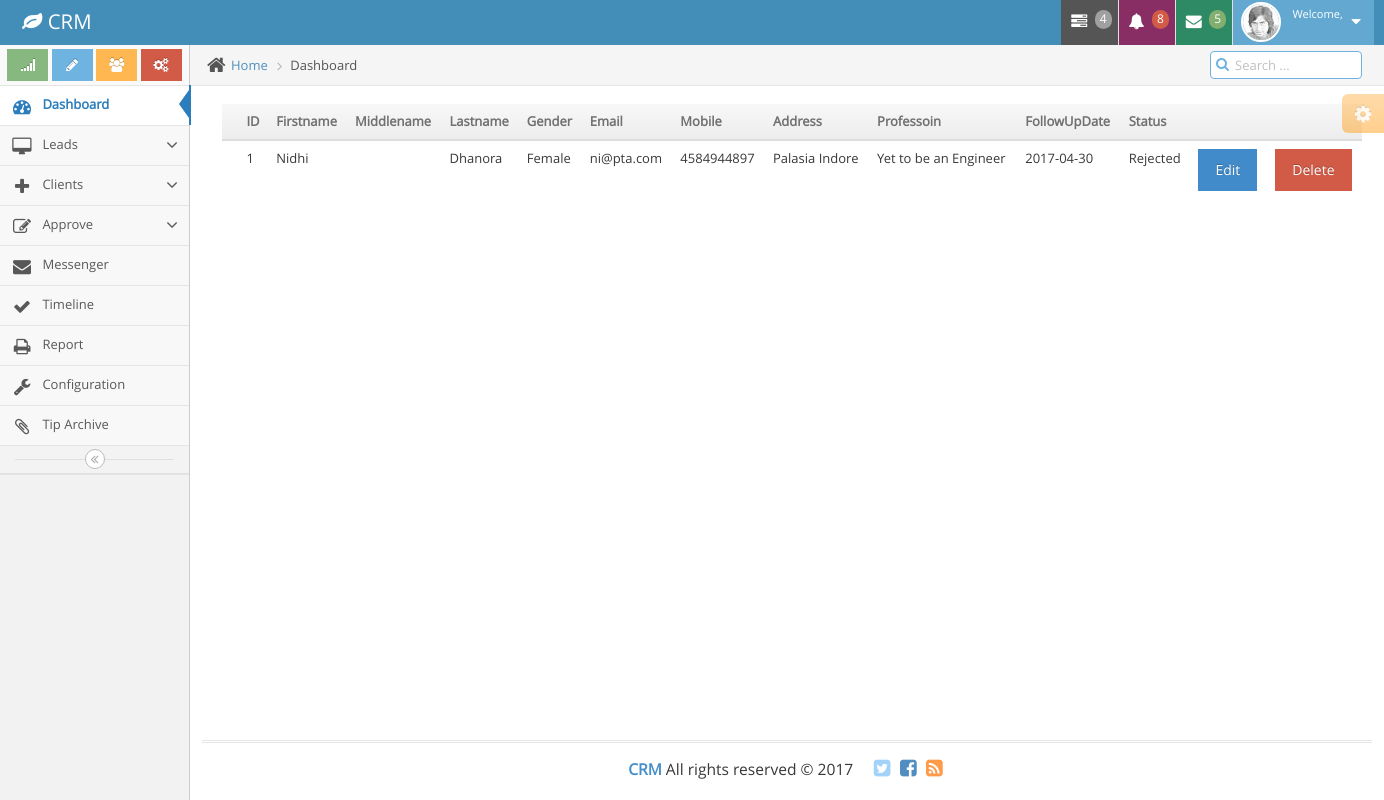
/index.php/clients/view_expired_clients, run on an earlier commit of the app's database.
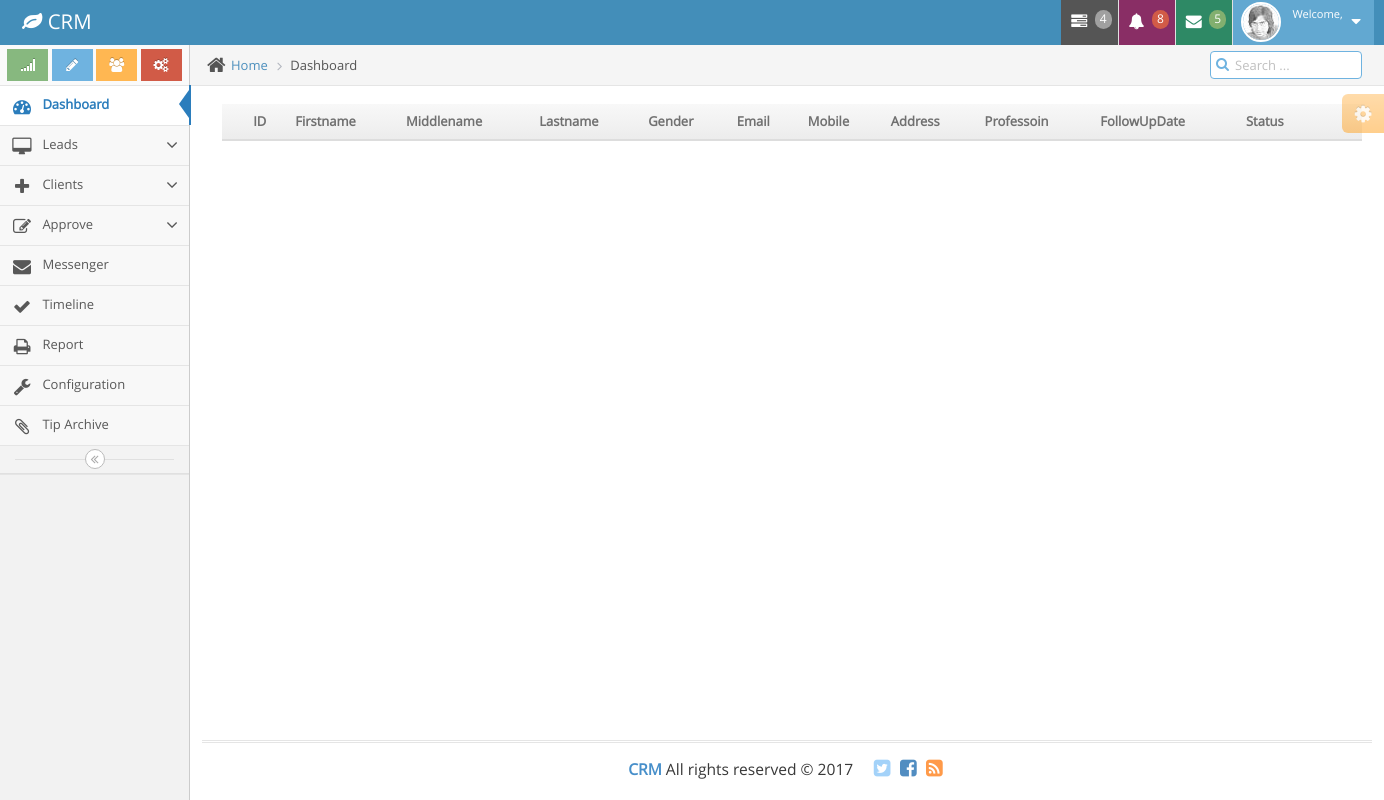
And on a later commit of the database.
### tables this page shows
CREATE TABLE `client` (
  `client_id` int(11) NOT NULL,
  `first_name` varchar(50) NOT NULL,
  `middle_name` varchar(50) DEFAULT NULL,
  `last_name` varchar(50) NOT NULL,
  `gender` varchar(10) NOT NULL,
  `email` varchar(100) DEFAULT NULL,
  `mobile` varchar(10) NOT NULL,
  `status` varchar(15) NOT NULL DEFAULT 'no status',
  `address` varchar(1000) DEFAULT NULL,
  `profession` varchar(100) DEFAULT NULL,
  `follow_up_date` date DEFAULT NULL,
  `active` varchar(10) NOT NULL DEFAULT 'no',
  `assigned` varchar(10) NOT NULL DEFAULT 'no',
  `disposed` varchar(10) NOT NULL DEFAULT 'no'
);

### application/controllers/Clients.php (called while the page is built, shortened)
<?php
class Clients extends CI_Controller {
	public function view_expired_clients()
	{
			$data   = array();
        $this->load->model('LeadModel');
        $this->load->helper('url');
        $data['result'] = $this->LeadModel->get_expired_leads();
		$this->load->view('admin/admin_header');
			$this->load->view('clients/view_clients', $data);
		$this->load->view('admin/admin_footer');
	}
}

### index.php (called while the page is built, shortened)
<?php
require_once BASEPATH.'core/CodeIgniter.php';

### application/models/LeadModel.php (called while the page is built, shortened)
<?php
class LeadModel extends CI_Model
{
	public function get_expired_leads()
	{
		$result=$this->db->query("select * from client where status='rejected'");
		return $result=$result->result();
	}
}

### application/views/clients/view_clients.php (the view, shortened to what this page needs)
<div class="container">
<p style="color:green;"><?php print_r($this->session->flashdata('update'));?></p>
<p style="color:red;"><?php print_r($this->session->flashdata('delete'));?></p>
<p style="color:green;"><?php print_r($this->session->flashdata('insert'));?></p>
<div class="table-responsive">
  <table class="table table-hover">
     <thead class="thead-inverse">
      <tr>
		<th></th>
        <th>ID</th>
        <th>Firstname</th>
		 <th>Middlename</th>
        <th>Lastname</th>
        <th>Gender</th>
        <th>Email</th>
        <th>Mobile</th>
		<th>Address</th>
		<th>Professoin</th>
		<th>FollowUpDate</th>
		<th>Status</th>
		<th></th>
		<th></th>
      </tr>
    </thead>
    <tbody>
		<?php $i=1;?>
      <?php foreach($result  as $r): ?>
		<tr>
			<td>
			</td>
			<td><?php echo $i; $i++;?>
			</td>
			<td><?php echo $r->first_name;?>
			</td>
			<td><?php echo $r->middle_name;?>
			</td>
			<td><?php echo $r->last_name;?>
			</td>
			<td><?php echo $r->gender;?>
			</td>
			<td><?php echo $r->email;?>
			</td>
			<td><?php echo $r->mobile;?>
			</td>
			<td><?php echo $r->address;?>
			</td>
			<td><?php echo $r->profession;?>
			</td>
			<td><?php echo $r->follow_up_date;?>
			</td>
			<td><?php echo $r->status;?>
			</td>
			<td><form name="edit" class="form-horizontal" action="<?php echo base_url('leads/edit');?>"  method="POST">
					<input type="submit" name="submit" class="btn btn-primary" value="Edit">
				</form>
			</td>
			<td><form name="delete" class="form-horizontal" action="<?php echo base_url('leads/delete_disposed_leads');?>"  method="POST">
					<input type="submit" name="delete" class="btn btn-danger" value=" Delete">
				</form>
			</td>
		</tr>
	<?php endforeach; ?>
    </tbody>
  </table>
  </div>
</div>
</div>

What changed in the data, as far as the page shows it:
removed client: first_name "Nidhi", last_name "Dhanora", gender "Female", email "ni@pta.com", mobile "4584944897", address "Palasia Indore", profession "Yet to be an Engineer", follow_up_date "2017-04-30", status "Rejected"
